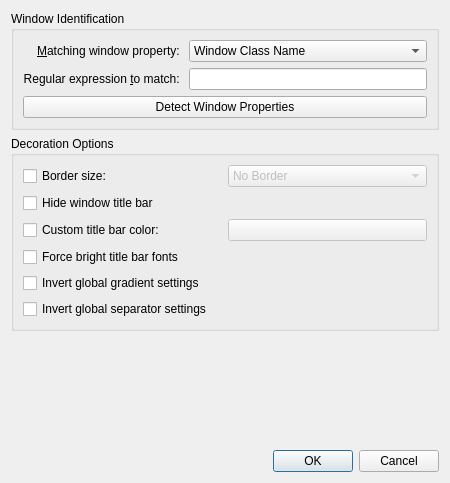
<?xml version="1.0" encoding="UTF-8"?>
<ui version="4.0">
 <class>BreezewayExceptionDialog</class>
 <widget class="QDialog" name="BreezewayExceptionDialog">
  <property name="geometry">
   <rect>
    <x>0</x>
    <y>0</y>
    <width>450</width>
    <height>483</height>
   </rect>
  </property>
  <property name="windowTitle">
   <string>Dialog</string>
  </property>
  <layout class="QVBoxLayout" name="verticalLayout">
   <property name="spacing">
    <number>6</number>
   </property>
   <item alignment="Qt::AlignTop">
    <widget class="QGroupBox" name="groupBox">
     <property name="title">
      <string>Window Identification</string>
     </property>
     <layout class="QGridLayout" name="gridLayout_2">
      <item row="0" column="0">
       <widget class="QLabel" name="label">
        <property name="text">
         <string>&amp;Matching window property: </string>
        </property>
        <property name="alignment">
         <set>Qt::AlignRight|Qt::AlignTrailing|Qt::AlignVCenter</set>
        </property>
        <property name="buddy">
         <cstring>exceptionType</cstring>
        </property>
       </widget>
      </item>
      <item row="1" column="0">
       <widget class="QLabel" name="label_2">
        <property name="text">
         <string>Regular expression &amp;to match: </string>
        </property>
        <property name="alignment">
         <set>Qt::AlignRight|Qt::AlignTrailing|Qt::AlignVCenter</set>
        </property>
        <property name="buddy">
         <cstring>exceptionEditor</cstring>
        </property>
       </widget>
      </item>
      <item row="1" column="1" colspan="2">
       <widget class="QLineEdit" name="exceptionEditor">
        <property name="whatsThis">
         <string extracomment="Use the name of the application you want to target, or complex regular expressions to target different states of the same window."/>
        </property>
        <property name="showClearButton" stdset="0">
         <bool>true</bool>
        </property>
       </widget>
      </item>
      <item row="0" column="1" colspan="2">
       <widget class="QComboBox" name="exceptionType">
        <property name="whatsThis">
         <string extracomment="Choose the selection method to target your specific window. In most cases the class name will yield better results."/>
        </property>
        <item>
         <property name="text">
          <string>Window Class Name</string>
         </property>
        </item>
        <item>
         <property name="text">
          <string>Window Title</string>
         </property>
        </item>
       </widget>
      </item>
      <item row="2" column="0" colspan="3">
       <widget class="QPushButton" name="detectDialogButton">
        <property name="whatsThis">
         <string extracomment="Click this button to turn your mouse into a cross hair and then click and select the window you want to target, to easily get window identification."/>
        </property>
        <property name="text">
         <string>Detect Window Properties</string>
        </property>
       </widget>
      </item>
     </layout>
    </widget>
   </item>
   <item alignment="Qt::AlignTop">
    <widget class="QGroupBox" name="groupBox_2">
     <property name="title">
      <string>Decoration Options</string>
     </property>
     <layout class="QGridLayout" name="gridLayout_3">
      <item row="4" column="1">
       <widget class="KColorButton" name="customColorSelectEx">
        <property name="enabled">
         <bool>false</bool>
        </property>
        <property name="whatsThis">
         <string extracomment="Use the color picker to select a color you want to use. May also be used to grab pixel colors from your screen."/>
        </property>
       </widget>
      </item>
      <item row="5" column="0">
       <widget class="QCheckBox" name="forceBrightFonts">
        <property name="whatsThis">
         <string extracomment="Override the font matching algorithm by forcing the titlebar to use bright font colors."/>
        </property>
        <property name="text">
         <string>Force bright title bar fonts</string>
        </property>
       </widget>
      </item>
      <item row="4" column="0">
       <widget class="QCheckBox" name="customColorBoxEx">
        <property name="whatsThis">
         <string extracomment="Enable using a custom color for the target window's title bar."/>
        </property>
        <property name="locale">
         <locale language="English" country="Germany"/>
        </property>
        <property name="text">
         <string>Custom title bar color:</string>
        </property>
       </widget>
      </item>
      <item row="0" column="1">
       <widget class="QComboBox" name="borderSizeComboBox">
        <property name="enabled">
         <bool>false</bool>
        </property>
        <property name="whatsThis">
         <string extracomment="Select a custom border size for the target window."/>
        </property>
        <item>
         <property name="text">
          <string comment="@item:inlistbox Border size:">No Border</string>
         </property>
        </item>
        <item>
         <property name="text">
          <string comment="@item:inlistbox Border size:">No Side Borders</string>
         </property>
        </item>
        <item>
         <property name="text">
          <string comment="@item:inlistbox Border size:">Tiny</string>
         </property>
        </item>
        <item>
         <property name="text">
          <string comment="@item:inlistbox Border size:">Normal</string>
         </property>
        </item>
        <item>
         <property name="text">
          <string comment="@item:inlistbox Border size:">Large</string>
         </property>
        </item>
        <item>
         <property name="text">
          <string comment="@item:inlistbox Border size:">Very Large</string>
         </property>
        </item>
        <item>
         <property name="text">
          <string comment="@item:inlistbox Border size:">Huge</string>
         </property>
        </item>
        <item>
         <property name="text">
          <string comment="@item:inlistbox Border size:">Very Huge</string>
         </property>
        </item>
        <item>
         <property name="text">
          <string comment="@item:inlistbox Border size:">Oversized</string>
         </property>
        </item>
       </widget>
      </item>
      <item row="0" column="0">
       <widget class="QCheckBox" name="borderSizeCheckBox">
        <property name="whatsThis">
         <string extracomment="Enable a custom border size override."/>
        </property>
        <property name="text">
         <string>Border size:</string>
        </property>
       </widget>
      </item>
      <item row="2" column="0" colspan="2">
       <widget class="QCheckBox" name="hideTitleBar">
        <property name="whatsThis">
         <string extracomment="Force to hide the title bar on the target window."/>
        </property>
        <property name="text">
         <string>Hide window title bar</string>
        </property>
       </widget>
      </item>
      <item row="6" column="0" colspan="2">
       <widget class="QCheckBox" name="invertGradient">
        <property name="whatsThis">
         <string extracomment="This inverts the global settings for title bar gradients. If the global setting is turned on, the target window will not use gradients if this is active, and vice versa."/>
        </property>
        <property name="text">
         <string>Invert global gradient settings</string>
        </property>
       </widget>
      </item>
      <item row="7" column="0" colspan="2">
       <widget class="QCheckBox" name="invertSeparator">
        <property name="whatsThis">
         <string extracomment="This inverts the global settings for title bar separators. If the global setting is turned on, the target window will not use separators if this is active, and vice versa."/>
        </property>
        <property name="text">
         <string>Invert global separator settings</string>
        </property>
       </widget>
      </item>
     </layout>
    </widget>
   </item>
   <item>
    <spacer name="verticalSpacer">
     <property name="orientation">
      <enum>Qt::Vertical</enum>
     </property>
     <property name="sizeHint" stdset="0">
      <size>
       <width>20</width>
       <height>40</height>
      </size>
     </property>
    </spacer>
   </item>
   <item>
    <widget class="QDialogButtonBox" name="buttonBox">
     <property name="orientation">
      <enum>Qt::Horizontal</enum>
     </property>
     <property name="standardButtons">
      <set>QDialogButtonBox::Cancel|QDialogButtonBox::Ok</set>
     </property>
    </widget>
   </item>
  </layout>
 </widget>
 <customwidgets>
  <customwidget>
   <class>KColorButton</class>
   <extends>QPushButton</extends>
   <header>kcolorbutton.h</header>
  </customwidget>
 </customwidgets>
 <resources/>
 <connections>
  <connection>
   <sender>buttonBox</sender>
   <signal>accepted()</signal>
   <receiver>BreezewayExceptionDialog</receiver>
   <slot>accept()</slot>
   <hints>
    <hint type="sourcelabel">
     <x>252</x>
     <y>342</y>
    </hint>
    <hint type="destinationlabel">
     <x>157</x>
     <y>274</y>
    </hint>
   </hints>
  </connection>
  <connection>
   <sender>buttonBox</sender>
   <signal>rejected()</signal>
   <receiver>BreezewayExceptionDialog</receiver>
   <slot>reject()</slot>
   <hints>
    <hint type="sourcelabel">
     <x>320</x>
     <y>342</y>
    </hint>
    <hint type="destinationlabel">
     <x>286</x>
     <y>274</y>
    </hint>
   </hints>
  </connection>
  <connection>
   <sender>borderSizeCheckBox</sender>
   <signal>toggled(bool)</signal>
   <receiver>borderSizeComboBox</receiver>
   <slot>setEnabled(bool)</slot>
   <hints>
    <hint type="sourcelabel">
     <x>125</x>
     <y>162</y>
    </hint>
    <hint type="destinationlabel">
     <x>316</x>
     <y>163</y>
    </hint>
   </hints>
  </connection>
  <connection>
   <sender>customColorBoxEx</sender>
   <signal>toggled(bool)</signal>
   <receiver>customColorSelectEx</receiver>
   <slot>setEnabled(bool)</slot>
   <hints>
    <hint type="sourcelabel">
     <x>117</x>
     <y>306</y>
    </hint>
    <hint type="destinationlabel">
     <x>331</x>
     <y>307</y>
    </hint>
   </hints>
  </connection>
 </connections>
</ui>
